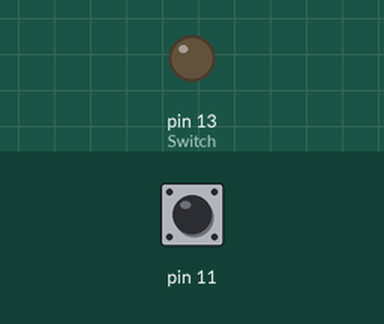
A sketch run on a simulated Arduino Uno, built with avr-gcc and run on an emulated ATmega328P. Parts: output pins drawn as LEDs (lit = HIGH). The inputs (shaded band) are chosen by the test bench; at power-on: pin 11 HIGH.

Above: at 1.2 s.
1.3 s: pin 11 pulled LOW for 0.25 s
At 1.5 s:
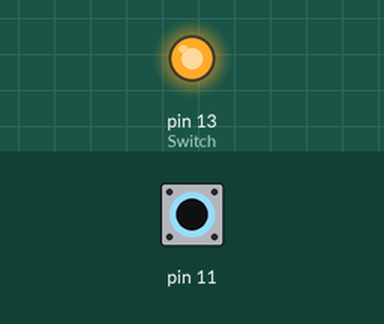
3.1 s: pin 11 pulled LOW for 3.2 s
At 7.5 s:
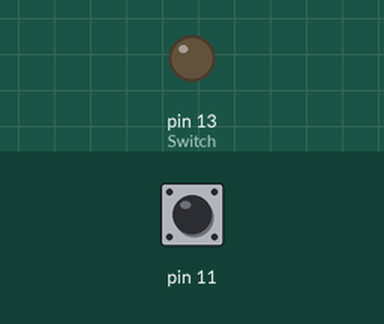
Timing chart, 0 to 9.0 s (numbered marks = the images above; inputs shaded):
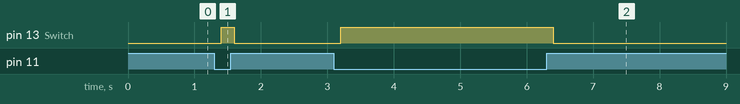

The sketch:

PullUpSwitch.ino
```cpp
#include <avr/io.h>
#include <util/delay.h>

int main(void){
  init();
  while (1)
  {
    if(((PINB >> 3) & 1) != 0)   // if switch not pressed
    {
      PORTB = PORTB & ~(1 << 5);    // Switch OFF lED
      _delay_ms(200);
    }
    else
    {
      PORTB = PORTB | (1 << 5);      // Switch ON lED
      _delay_ms(200);
    }
  }
  return 0;
}

void init(){
  DDRB = DDRB | (1 << 5);     // Make PB5 output
  DDRB = DDRB & ~(1 << 3);    // Make PB3 input
  PORTB = PORTB & ~(1 << 5);    // Switch OFF lED
  PORTB = PORTB | (1 << 3);   // Activate pull up resistance

}
```

Measured:
- after the input at 1.3 s, pin 13 (Switch): LOW → HIGH after 0.10 s, → LOW 0.20 s later
- after the input at 3.1 s, pin 13 (Switch): LOW → HIGH after 0.10 s, → LOW 3.2 s later
